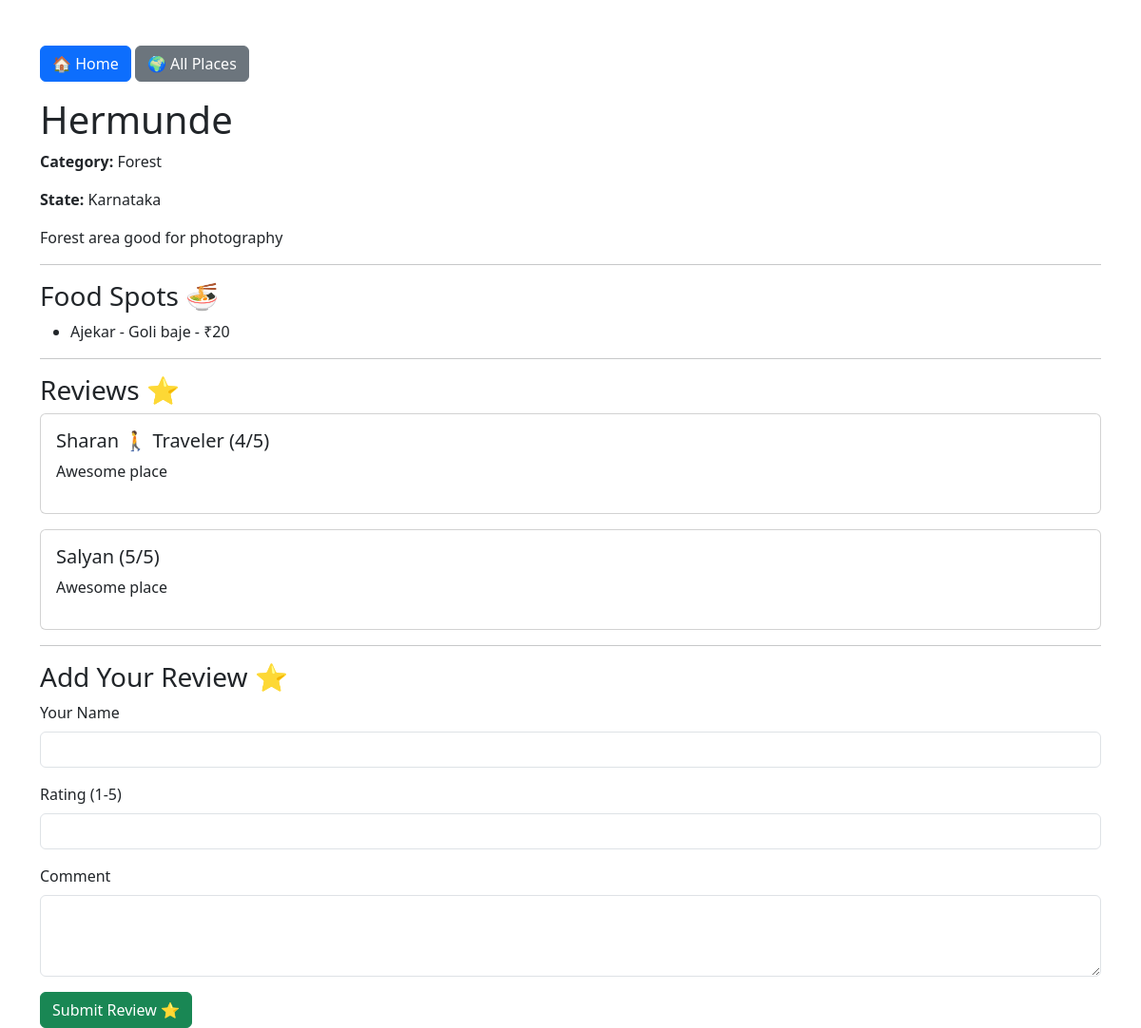
The page /places/1/ on the database its author committed.
### places/models.py (models this page shows, shortened)
class Place(models.Model):
    CATEGORY_CHOICES = [
        ('Forest', 'Forest'),
        ('Mountain', 'Mountain'),
        ('Temple', 'Temple'),
        ('Beach', 'Beach'),
        ('Waterfall', 'Waterfall'),
        ('Historical', 'Historical'),
        ('Food', 'Food Destination'),
    ]
    name = models.CharField(max_length=100)
    state = models.CharField(max_length=100)
    description = models.TextField()
    category = models.CharField(
        max_length=50,
        choices=CATEGORY_CHOICES,
        default='Forest'
    )
    image = models.ImageField(
        upload_to='places/',
        blank=True,
        null=True
    )

class FoodSpot(models.Model):
    place = models.ForeignKey(
        Place,
        on_delete=models.CASCADE
    )
    name = models.CharField(max_length=100)
    special_food = models.CharField(max_length=100)
    price = models.IntegerField()

class Review(models.Model):
    place = models.ForeignKey(
        Place,
        on_delete=models.CASCADE
    )
    user_name = models.CharField(max_length=100)
    rating = models.IntegerField()
    comment = models.TextField()

### places/views.py (the view, shortened to what this page needs)
def place_detail(request, place_id):
    place = get_object_or_404(Place, id=place_id)
    return render(
        request,
        "places/place_detail.html",
        {
            "place": place,
        },
    )

### places/templates/places/place_detail.html (shortened to what this page needs)
<!DOCTYPE html>
<html>
<head>
    <link href="https://cdn.jsdelivr.net/npm/bootstrap@5.3.7/dist/css/bootstrap.min.css" rel="stylesheet">
</head>
<body>
<div class="container mt-5">
    <div class="mb-3">
        <a href="/" class="btn btn-primary">🏠 Home</a>
        <a href="/places/" class="btn btn-secondary">🌍 All Places</a>
    </div>
    <h1>{{ place.name }}</h1>
    <p>
        <strong>Category:</strong>
        {{ place.category }}
    </p>
    <p>
        <strong>State:</strong>
        {{ place.state }}
    </p>
    <p>
        {{ place.description }}
    </p>
    <hr>
    <h3>Food Spots 🍜</h3>
    <ul>
        {% for food in place.foodspot_set.all %}
            <li>
                {{ food.name }} -
                {{ food.special_food }} -
                ₹{{ food.price }}
            </li>
        {% empty %}
            <li>No food spots added.</li>
        {% endfor %}
    </ul>
    <hr>
    <h3>Reviews ⭐</h3>
    {% for review in place.review_set.all %}
        <div class="card mb-3">
            <div class="card-body">
                <h5>
                    {{ review.user_name }}
                    {% if review.user_name == "Sharan" %}
                        🚶 Traveler
                    {% endif %}
                    ({{ review.rating }}/5)
                </h5>
                <p>{{ review.comment }}</p>
            </div>
        </div>
    {% empty %}
        <p>No reviews yet.</p>
    {% endfor %}
    <hr>
    <h3>Add Your Review ⭐</h3>
    <form method="POST">
        <div class="mb-3">
            <label class="form-label">Your Name</label>
            <input
                type="text"
                name="user_name"
                class="form-control"
                required
            >
        </div>
        <div class="mb-3">
            <label class="form-label">Rating (1-5)</label>
            <input
                type="number"
                name="rating"
                min="1"
                max="5"
                class="form-control"
                required
            >
        </div>
        <div class="mb-3">
            <label class="form-label">Comment</label>
            <textarea
                name="comment"
                class="form-control"
                rows="3"
                required
            ></textarea>
        </div>
        <button type="submit" class="btn btn-success">
            Submit Review ⭐
        </button>
    </form>
</div>
</body>
</html>

### rows shown on the page
Place: name "Hermunde", category "Forest", state "Karnataka", description "Forest area good for photography"
FoodSpot: name "Ajekar", special_food "Goli baje", price "20"
Review: user_name "Sharan", shows "🚶 Traveler", rating "4", comment "Awesome place"
Review: user_name "Salyan", rating "5", comment "Awesome place"
